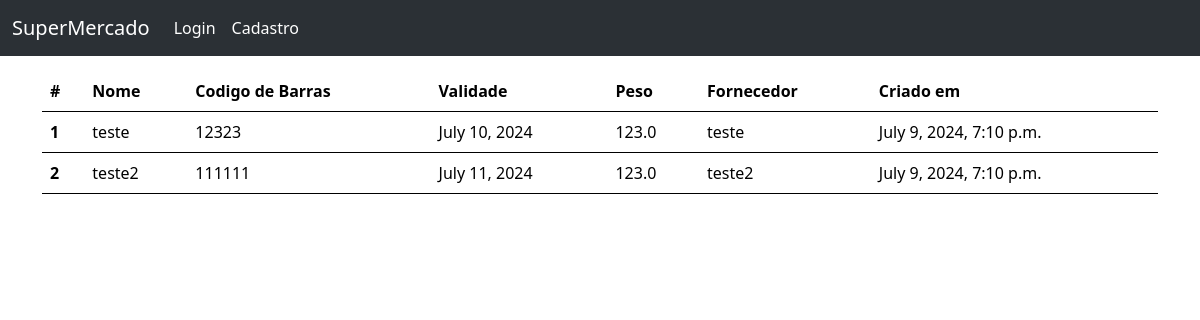
The page / on the database its author committed.
### supermercado/models.py (models this page shows)
class Produtos(models.Model):
    nome_podu = models.CharField(verbose_name='Nome',max_length=100, null=False , blank=False)
    cod_barras = models.IntegerField(verbose_name='Codego De Barras',null=False , blank=False)
    valid = models.DateField(verbose_name='Validade', null=False , blank=False)
    peso = models.FloatField(verbose_name='Peso',max_length=100, null=False , blank=False)
    fornecedor = models.CharField(verbose_name='Fornecedor',max_length=100, null=False , blank=False)
    criado = models.DateTimeField(auto_now_add=True, null=False, blank=False)

### supermercado/views.py (the view)
# urls.py: 2. Add a URL to urlpatterns:  path('', views.home, name='home')
def home(request):
    produtos = Produtos.objects.all()
    return render(request,'home.html',{'produtos':produtos})

### supermercado/templates/home.html (shortened to what this page needs)
{% extends "base.html" %}
{% block conteudo %}
    <table class="table border-black" style="margin-top: 15px;">
        <thead>
        <tr>
            <th scope="col">#</th>
            <th scope="col">Nome</th>
            <th scope="col">Codigo de Barras</th>
            <th scope="col">Validade</th>
            <th scope="col">Peso</th>
            <th scope="col">Fornecedor</th>
            <th scope="col">Criado em</th>
        </tr>
        </thead>
        <tbody>
        {% for produto in produtos %}
            <tr>
                <th scope="row">{{ produto.pk }}</th>
                <td>{{ produto.nome_podu }}</td>
                <td>{{ produto.cod_barras }}</td>
                <td>{{ produto.valid }}</td>
                <td>{{ produto.peso }}</td>
                <td>{{ produto.fornecedor }}</td>
                <td>{{ produto.criado }}</td>
            </tr>
        {% endfor %}
        </tbody>
    </table>
{% endblock conteudo %}

### supermercado/templates/base.html (shortened to what this page needs)
<!doctype html>
<html lang="en">
  <head>
    <link href="https://cdn.jsdelivr.net/npm/bootstrap@5.3.3/dist/css/bootstrap.min.css" rel="stylesheet">
  </head>
  <body>
    <nav class="navbar navbar-expand-lg bg-body-tertiary" data-bs-theme="dark">
        <div class="container-fluid">
          <a class="navbar-brand" href="#">SuperMercado</a>
          <div class="collapse navbar-collapse" id="navbarNavAltMarkup">
            <div class="navbar-nav">
              <a class="nav-link active" aria-current="page" href="#">Login</a>
              <a class="nav-link active" aria-current="page" href="#">Cadastro</a>
            </div>
          </div>
        </div>
      </nav>
    <main class="container">
        {% block conteudo %}
        {% endblock conteudo %}
    </main>
  </body>
</html>

### rows shown on the page
Produtos: pk "1", nome_podu "teste", cod_barras "12323", valid "July 10, 2024", peso "123.0", fornecedor "teste", criado "July 9, 2024, 7:10 p.m."
Produtos: pk "2", nome_podu "teste2", cod_barras "111111", valid "July 11, 2024", peso "123.0", fornecedor "teste2", criado "July 9, 2024, 7:10 p.m."
